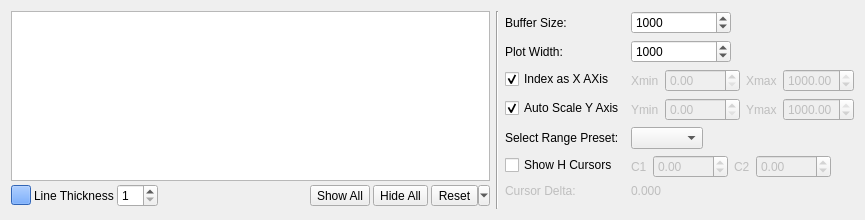
<?xml version="1.0" encoding="UTF-8"?>
<ui version="4.0">
 <class>PlotControlPanel</class>
 <widget class="QWidget" name="PlotControlPanel">
  <property name="geometry">
   <rect>
    <x>0</x>
    <y>0</y>
    <width>865</width>
    <height>220</height>
   </rect>
  </property>
  <property name="windowTitle">
   <string>Form</string>
  </property>
  <layout class="QHBoxLayout" name="horizontalLayout">
   <item>
    <widget class="QWidget" name="widget" native="true">
     <property name="sizePolicy">
      <sizepolicy hsizetype="MinimumExpanding" vsizetype="Preferred">
       <horstretch>0</horstretch>
       <verstretch>0</verstretch>
      </sizepolicy>
     </property>
     <layout class="QVBoxLayout" name="verticalLayout_2">
      <property name="spacing">
       <number>3</number>
      </property>
      <property name="leftMargin">
       <number>0</number>
      </property>
      <property name="topMargin">
       <number>0</number>
      </property>
      <property name="rightMargin">
       <number>0</number>
      </property>
      <property name="bottomMargin">
       <number>0</number>
      </property>
      <item>
       <widget class="QTableView" name="tvChannelInfo">
        <property name="sizePolicy">
         <sizepolicy hsizetype="MinimumExpanding" vsizetype="Fixed">
          <horstretch>0</horstretch>
          <verstretch>0</verstretch>
         </sizepolicy>
        </property>
        <property name="maximumSize">
         <size>
          <width>30000</width>
          <height>170</height>
         </size>
        </property>
        <property name="selectionMode">
         <enum>QAbstractItemView::SingleSelection</enum>
        </property>
        <property name="selectionBehavior">
         <enum>QAbstractItemView::SelectRows</enum>
        </property>
       </widget>
      </item>
      <item>
       <layout class="QHBoxLayout" name="horizontalLayout_2">
        <property name="spacing">
         <number>3</number>
        </property>
        <property name="sizeConstraint">
         <enum>QLayout::SetMaximumSize</enum>
        </property>
        <item>
         <widget class="QPushButton" name="pbColorSel">
          <property name="sizePolicy">
           <sizepolicy hsizetype="Fixed" vsizetype="Fixed">
            <horstretch>0</horstretch>
            <verstretch>0</verstretch>
           </sizepolicy>
          </property>
          <property name="minimumSize">
           <size>
            <width>20</width>
            <height>20</height>
           </size>
          </property>
          <property name="maximumSize">
           <size>
            <width>20</width>
            <height>20</height>
           </size>
          </property>
          <property name="styleSheet">
           <string notr="true">background-color: rgb(70, 141, 255);</string>
          </property>
          <property name="text">
           <string/>
          </property>
          <property name="flat">
           <bool>false</bool>
          </property>
         </widget>
        </item>
        <item>
         <widget class="QLabel" name="label_2">
          <property name="text">
           <string>Line Thickness</string>
          </property>
         </widget>
        </item>
        <item>
         <widget class="QSpinBox" name="spLineThickness">
          <property name="minimum">
           <number>1</number>
          </property>
         </widget>
        </item>
        <item>
         <spacer name="horizontalSpacer">
          <property name="orientation">
           <enum>Qt::Horizontal</enum>
          </property>
          <property name="sizeHint" stdset="0">
           <size>
            <width>1</width>
            <height>1</height>
           </size>
          </property>
         </spacer>
        </item>
        <item>
         <widget class="QToolButton" name="tbShowAll">
          <property name="toolTip">
           <string>Show all channels</string>
          </property>
          <property name="text">
           <string>Show All</string>
          </property>
         </widget>
        </item>
        <item>
         <widget class="QToolButton" name="tbHideAll">
          <property name="toolTip">
           <string>Hide all channels</string>
          </property>
          <property name="text">
           <string>Hide All</string>
          </property>
         </widget>
        </item>
        <item>
         <widget class="QToolButton" name="tbReset">
          <property name="text">
           <string>Reset</string>
          </property>
          <property name="popupMode">
           <enum>QToolButton::MenuButtonPopup</enum>
          </property>
          <property name="arrowType">
           <enum>Qt::NoArrow</enum>
          </property>
         </widget>
        </item>
       </layout>
      </item>
     </layout>
    </widget>
   </item>
   <item>
    <widget class="Line" name="line">
     <property name="orientation">
      <enum>Qt::Vertical</enum>
     </property>
    </widget>
   </item>
   <item>
    <layout class="QFormLayout" name="formLayout_2">
     <property name="fieldGrowthPolicy">
      <enum>QFormLayout::FieldsStayAtSizeHint</enum>
     </property>
     <item row="0" column="0">
      <widget class="QLabel" name="label_3">
       <property name="toolTip">
        <string/>
       </property>
       <property name="text">
        <string>Buffer Size:</string>
       </property>
      </widget>
     </item>
     <item row="0" column="1">
      <widget class="QSpinBox" name="spNumOfSamples">
       <property name="minimumSize">
        <size>
         <width>100</width>
         <height>0</height>
        </size>
       </property>
       <property name="maximumSize">
        <size>
         <width>100</width>
         <height>16777215</height>
        </size>
       </property>
       <property name="toolTip">
        <string>Length of acquisition as number of samples</string>
       </property>
       <property name="keyboardTracking">
        <bool>false</bool>
       </property>
       <property name="minimum">
        <number>2</number>
       </property>
       <property name="maximum">
        <number>10000000</number>
       </property>
       <property name="value">
        <number>1000</number>
       </property>
      </widget>
     </item>
     <item row="2" column="0">
      <widget class="QCheckBox" name="cbIndex">
       <property name="text">
        <string>Index as X AXis</string>
       </property>
       <property name="checked">
        <bool>true</bool>
       </property>
      </widget>
     </item>
     <item row="2" column="1">
      <layout class="QHBoxLayout" name="horizontalLayout_4">
       <item>
        <widget class="QLabel" name="lXmin">
         <property name="enabled">
          <bool>false</bool>
         </property>
         <property name="text">
          <string>Xmin</string>
         </property>
        </widget>
       </item>
       <item>
        <widget class="QDoubleSpinBox" name="spXmin">
         <property name="enabled">
          <bool>false</bool>
         </property>
         <property name="minimumSize">
          <size>
           <width>75</width>
           <height>0</height>
          </size>
         </property>
         <property name="maximumSize">
          <size>
           <width>75</width>
           <height>16777215</height>
          </size>
         </property>
         <property name="toolTip">
          <string>lower limit of Y axis</string>
         </property>
         <property name="value">
          <double>0.000000000000000</double>
         </property>
        </widget>
       </item>
       <item>
        <widget class="QLabel" name="lXmax">
         <property name="enabled">
          <bool>false</bool>
         </property>
         <property name="text">
          <string>Xmax</string>
         </property>
        </widget>
       </item>
       <item>
        <widget class="QDoubleSpinBox" name="spXmax">
         <property name="enabled">
          <bool>false</bool>
         </property>
         <property name="maximumSize">
          <size>
           <width>75</width>
           <height>16777215</height>
          </size>
         </property>
         <property name="toolTip">
          <string>upper limit of Y axis</string>
         </property>
         <property name="maximum">
          <double>1000.000000000000000</double>
         </property>
         <property name="value">
          <double>1000.000000000000000</double>
         </property>
        </widget>
       </item>
      </layout>
     </item>
     <item row="3" column="0">
      <widget class="QCheckBox" name="cbAutoScale">
       <property name="text">
        <string>Auto Scale Y Axis</string>
       </property>
       <property name="checked">
        <bool>true</bool>
       </property>
      </widget>
     </item>
     <item row="3" column="1">
      <layout class="QHBoxLayout" name="horizontalLayout_3">
       <item>
        <widget class="QLabel" name="lYmin">
         <property name="enabled">
          <bool>false</bool>
         </property>
         <property name="text">
          <string>Ymin</string>
         </property>
        </widget>
       </item>
       <item>
        <widget class="QDoubleSpinBox" name="spYmin">
         <property name="enabled">
          <bool>false</bool>
         </property>
         <property name="minimumSize">
          <size>
           <width>75</width>
           <height>0</height>
          </size>
         </property>
         <property name="maximumSize">
          <size>
           <width>75</width>
           <height>16777215</height>
          </size>
         </property>
         <property name="toolTip">
          <string>lower limit of Y axis</string>
         </property>
         <property name="value">
          <double>0.000000000000000</double>
         </property>
        </widget>
       </item>
       <item>
        <widget class="QLabel" name="lYmax">
         <property name="enabled">
          <bool>false</bool>
         </property>
         <property name="text">
          <string>Ymax</string>
         </property>
        </widget>
       </item>
       <item>
        <widget class="QDoubleSpinBox" name="spYmax">
         <property name="enabled">
          <bool>false</bool>
         </property>
         <property name="maximumSize">
          <size>
           <width>75</width>
           <height>16777215</height>
          </size>
         </property>
         <property name="toolTip">
          <string>upper limit of Y axis</string>
         </property>
         <property name="maximum">
          <double>1000.000000000000000</double>
         </property>
         <property name="value">
          <double>1000.000000000000000</double>
         </property>
        </widget>
       </item>
      </layout>
     </item>
     <item row="6" column="0">
      <widget class="QLabel" name="label">
       <property name="text">
        <string>Select Range Preset:</string>
       </property>
      </widget>
     </item>
     <item row="6" column="1">
      <widget class="QComboBox" name="cbRangePresets"/>
     </item>
     <item row="1" column="0">
      <widget class="QLabel" name="label_4">
       <property name="toolTip">
        <string/>
       </property>
       <property name="text">
        <string>Plot Width:</string>
       </property>
      </widget>
     </item>
     <item row="1" column="1">
      <widget class="QSpinBox" name="spPlotWidth">
       <property name="minimumSize">
        <size>
         <width>100</width>
         <height>0</height>
        </size>
       </property>
       <property name="maximumSize">
        <size>
         <width>100</width>
         <height>16777215</height>
        </size>
       </property>
       <property name="toolTip">
        <string>Width of X axis as maximum number of samples that are shown in plot</string>
       </property>
       <property name="keyboardTracking">
        <bool>false</bool>
       </property>
       <property name="minimum">
        <number>2</number>
       </property>
       <property name="maximum">
        <number>100000</number>
       </property>
       <property name="value">
        <number>1000</number>
       </property>
      </widget>
     </item>
     <item row="7" column="0">
      <widget class="QCheckBox" name="cbShowCursors">
       <property name="text">
        <string>Show H Cursors</string>
       </property>
       <property name="checked">
        <bool>false</bool>
       </property>
      </widget>
     </item>
     <item row="7" column="1">
      <layout class="QHBoxLayout" name="horizontalLayout_5">
       <item>
        <widget class="QLabel" name="lCursor1">
         <property name="enabled">
          <bool>false</bool>
         </property>
         <property name="text">
          <string>C1</string>
         </property>
        </widget>
       </item>
       <item>
        <widget class="QDoubleSpinBox" name="spCursor1">
         <property name="enabled">
          <bool>false</bool>
         </property>
         <property name="minimumSize">
          <size>
           <width>75</width>
           <height>0</height>
          </size>
         </property>
         <property name="maximumSize">
          <size>
           <width>75</width>
           <height>16777215</height>
          </size>
         </property>
         <property name="toolTip">
          <string>Position of cursor 1</string>
         </property>
         <property name="minimum">
          <double>-999999.000000000000000</double>
         </property>
         <property name="maximum">
          <double>999999.000000000000000</double>
         </property>
         <property name="value">
          <double>0.000000000000000</double>
         </property>
        </widget>
       </item>
       <item>
        <widget class="QLabel" name="lCursor2">
         <property name="enabled">
          <bool>false</bool>
         </property>
         <property name="text">
          <string>C2</string>
         </property>
        </widget>
       </item>
       <item>
        <widget class="QDoubleSpinBox" name="spCursor2">
         <property name="enabled">
          <bool>false</bool>
         </property>
         <property name="maximumSize">
          <size>
           <width>75</width>
           <height>16777215</height>
          </size>
         </property>
         <property name="toolTip">
          <string>Position of cursor 2</string>
         </property>
         <property name="minimum">
          <double>-999999.000000000000000</double>
         </property>
         <property name="maximum">
          <double>999999.000000000000000</double>
         </property>
         <property name="value">
          <double>0.000000000000000</double>
         </property>
        </widget>
       </item>
      </layout>
     </item>
     <item row="8" column="0">
      <widget class="QLabel" name="lCursorDelta">
       <property name="enabled">
        <bool>false</bool>
       </property>
       <property name="text">
        <string>Cursor Delta:</string>
       </property>
      </widget>
     </item>
     <item row="8" column="1">
      <widget class="QLabel" name="lCursorDeltaValue">
       <property name="enabled">
        <bool>false</bool>
       </property>
       <property name="text">
        <string>0.000</string>
       </property>
       <property name="toolTip">
        <string>Difference between cursor 2 and cursor 1</string>
       </property>
      </widget>
     </item>
    </layout>
   </item>
  </layout>
 </widget>
 <resources/>
 <connections/>
</ui>
